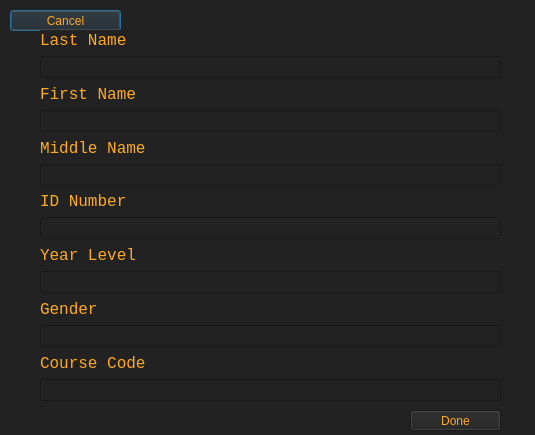
<?xml version="1.0" encoding="UTF-8"?>
<ui version="4.0">
 <class>Add_StudentDialog</class>
 <widget class="QDialog" name="Add_StudentDialog">
  <property name="geometry">
   <rect>
    <x>0</x>
    <y>0</y>
    <width>535</width>
    <height>435</height>
   </rect>
  </property>
  <property name="windowTitle">
   <string>Student Information Setup — Add Student</string>
  </property>
  <property name="styleSheet">
   <string notr="true">background-color: rgb(34, 34, 34);</string>
  </property>
  <widget class="QPushButton" name="Cancel_pushButton">
   <property name="geometry">
    <rect>
     <x>10</x>
     <y>10</y>
     <width>111</width>
     <height>21</height>
    </rect>
   </property>
   <property name="styleSheet">
    <string notr="true">QPushButton
{
font: 900 9pt &quot;Segoe UI Black&quot; rgb(255, 201, 8);
color: rgb(255, 170, 32);
}
QPushButton:Hover
{
color: rgb(255, 170, 32);
background-color: rgb(255, 201, 8);
}</string>
   </property>
   <property name="text">
    <string>Cancel</string>
   </property>
  </widget>
  <widget class="QPushButton" name="pushButton">
   <property name="geometry">
    <rect>
     <x>410</x>
     <y>410</y>
     <width>91</width>
     <height>21</height>
    </rect>
   </property>
   <property name="styleSheet">
    <string notr="true">QPushButton
{
font: 900 9pt &quot;Segoe UI Black&quot; rgb(255, 201, 8);
color: rgb(255, 170, 32);
}
QPushButton:Hover
{
color: rgb(255, 170, 32);
background-color: rgb(255, 201, 8);
}</string>
   </property>
   <property name="text">
    <string>Done</string>
   </property>
  </widget>
  <widget class="QWidget" name="">
   <property name="geometry">
    <rect>
     <x>40</x>
     <y>30</y>
     <width>461</width>
     <height>371</height>
    </rect>
   </property>
   <layout class="QVBoxLayout" name="verticalLayout">
    <item>
     <widget class="QLabel" name="label_3">
      <property name="font">
       <font>
        <family>Courier New</family>
        <pointsize>12</pointsize>
       </font>
      </property>
      <property name="styleSheet">
       <string notr="true">border: none;
background: none;
color: rgb(255, 170, 32);
</string>
      </property>
      <property name="text">
       <string>Last Name</string>
      </property>
      <property name="textFormat">
       <enum>Qt::PlainText</enum>
      </property>
     </widget>
    </item>
    <item>
     <widget class="QLineEdit" name="SurName">
      <property name="styleSheet">
       <string notr="true">color: rgb(255, 255, 246);</string>
      </property>
     </widget>
    </item>
    <item>
     <widget class="QLabel" name="label_2">
      <property name="font">
       <font>
        <family>Courier New</family>
        <pointsize>12</pointsize>
       </font>
      </property>
      <property name="styleSheet">
       <string notr="true">border: none;
background: none;
color: rgb(255, 170, 32);
</string>
      </property>
      <property name="text">
       <string>First Name</string>
      </property>
      <property name="textFormat">
       <enum>Qt::PlainText</enum>
      </property>
     </widget>
    </item>
    <item>
     <widget class="QLineEdit" name="FirstName">
      <property name="styleSheet">
       <string notr="true">color: rgb(255, 255, 246);</string>
      </property>
     </widget>
    </item>
    <item>
     <widget class="QLabel" name="label_4">
      <property name="font">
       <font>
        <family>Courier New</family>
        <pointsize>12</pointsize>
       </font>
      </property>
      <property name="styleSheet">
       <string notr="true">border: none;
background: none;
color: rgb(255, 170, 32);
</string>
      </property>
      <property name="text">
       <string>Middle Name</string>
      </property>
      <property name="textFormat">
       <enum>Qt::PlainText</enum>
      </property>
     </widget>
    </item>
    <item>
     <widget class="QLineEdit" name="MiddleName">
      <property name="styleSheet">
       <string notr="true">color: rgb(255, 255, 246);</string>
      </property>
     </widget>
    </item>
    <item>
     <widget class="QLabel" name="label_5">
      <property name="font">
       <font>
        <family>Courier New</family>
        <pointsize>12</pointsize>
       </font>
      </property>
      <property name="styleSheet">
       <string notr="true">border: none;
background: none;
color: rgb(255, 170, 32);
</string>
      </property>
      <property name="text">
       <string>ID Number</string>
      </property>
      <property name="textFormat">
       <enum>Qt::PlainText</enum>
      </property>
     </widget>
    </item>
    <item>
     <widget class="QLineEdit" name="IDNumber">
      <property name="styleSheet">
       <string notr="true">color: rgb(255, 255, 246);</string>
      </property>
     </widget>
    </item>
    <item>
     <widget class="QLabel" name="label_6">
      <property name="font">
       <font>
        <family>Courier New</family>
        <pointsize>12</pointsize>
       </font>
      </property>
      <property name="styleSheet">
       <string notr="true">border: none;
background: none;
color: rgb(255, 170, 32);
</string>
      </property>
      <property name="text">
       <string>Year Level</string>
      </property>
      <property name="textFormat">
       <enum>Qt::PlainText</enum>
      </property>
     </widget>
    </item>
    <item>
     <widget class="QLineEdit" name="YearLevel">
      <property name="styleSheet">
       <string notr="true">color: rgb(255, 255, 246);</string>
      </property>
     </widget>
    </item>
    <item>
     <widget class="QLabel" name="label_7">
      <property name="font">
       <font>
        <family>Courier New</family>
        <pointsize>12</pointsize>
       </font>
      </property>
      <property name="styleSheet">
       <string notr="true">border: none;
background: none;
color: rgb(255, 170, 32);
</string>
      </property>
      <property name="text">
       <string>Gender</string>
      </property>
      <property name="textFormat">
       <enum>Qt::PlainText</enum>
      </property>
     </widget>
    </item>
    <item>
     <widget class="QLineEdit" name="Gender">
      <property name="styleSheet">
       <string notr="true">color: rgb(255, 255, 246);</string>
      </property>
     </widget>
    </item>
    <item>
     <widget class="QLabel" name="label_8">
      <property name="font">
       <font>
        <family>Courier New</family>
        <pointsize>12</pointsize>
       </font>
      </property>
      <property name="styleSheet">
       <string notr="true">border: none;
background: none;
color: rgb(255, 170, 32);
</string>
      </property>
      <property name="text">
       <string>Course Code</string>
      </property>
      <property name="textFormat">
       <enum>Qt::PlainText</enum>
      </property>
     </widget>
    </item>
    <item>
     <widget class="QLineEdit" name="CourseCode">
      <property name="styleSheet">
       <string notr="true">color: rgb(255, 255, 246);</string>
      </property>
     </widget>
    </item>
   </layout>
  </widget>
 </widget>
 <resources/>
 <connections/>
</ui>
